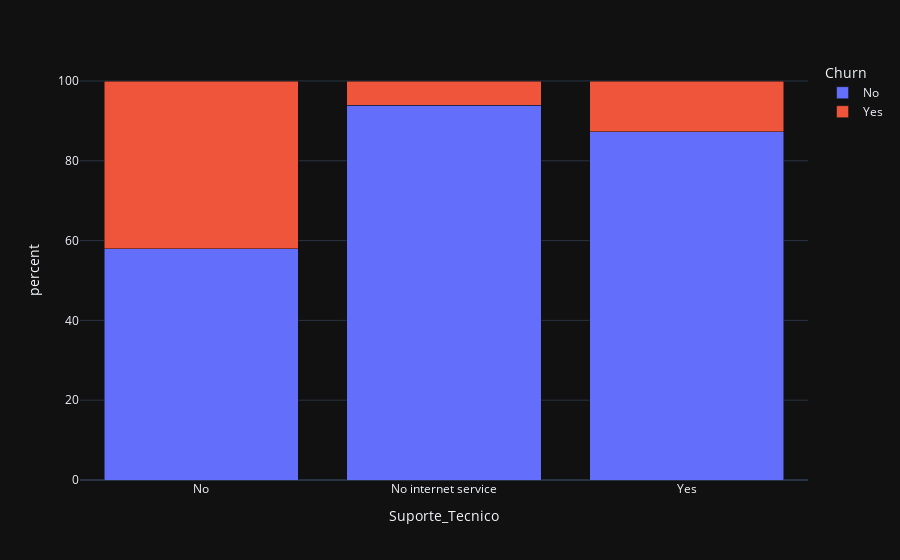

Notebook code for this chart:
### Markdown cell above
Corrobora com o anterior, mais tempo como cliente, maior valor pago e menos propenso ao churn.

### Code cell
df_grouped = df.groupby(['Suporte_Tecnico', 'Churn']).size().reset_index(name='count')
total_por_idoso = df_grouped.groupby('Suporte_Tecnico')['count'].transform('sum')
df_grouped['percent'] = (df_grouped['count'] / total_por_idoso) * 100

fig = px.bar(df_grouped, x='Suporte_Tecnico', y='percent', color='Churn', barmode='stack')
fig.show()

### Figure 1 — Plotly figure (JSON) as saved in the notebook; plotly's stock layout.template omitted (floating-point values rounded to 4 significant figures)
{"data": [{"hovertemplate": "Churn=No<br>Suporte_Tecnico=%{x}<br>percent=%{y}<extra></extra>", "legendgroup": "No", "marker": {"color": "#636efa", "pattern": {"shape": ""}}, "name": "No", "orientation": "v", "showlegend": true, "textposition": "auto", "x": ["No", "No internet service", "Yes"], "xaxis": "x", "y": [58.0, 93.93, 87.34], "yaxis": "y", "type": "bar"}, {"hovertemplate": "Churn=Yes<br>Suporte_Tecnico=%{x}<br>percent=%{y}<extra></extra>", "legendgroup": "Yes", "marker": {"color": "#EF553B", "pattern": {"shape": ""}}, "name": "Yes", "orientation": "v", "showlegend": true, "textposition": "auto", "x": ["No", "No internet service", "Yes"], "xaxis": "x", "y": [42.0, 6.072, 12.66], "yaxis": "y", "type": "bar"}], "layout": {"xaxis": {"anchor": "y", "domain": [0.0, 1.0], "title": {"text": "Suporte_Tecnico"}}, "yaxis": {"anchor": "x", "domain": [0.0, 1.0], "title": {"text": "percent"}}, "legend": {"title": {"text": "Churn"}, "tracegroupgap": 0}, "margin": {"t": 60}, "barmode": "stack"}}
